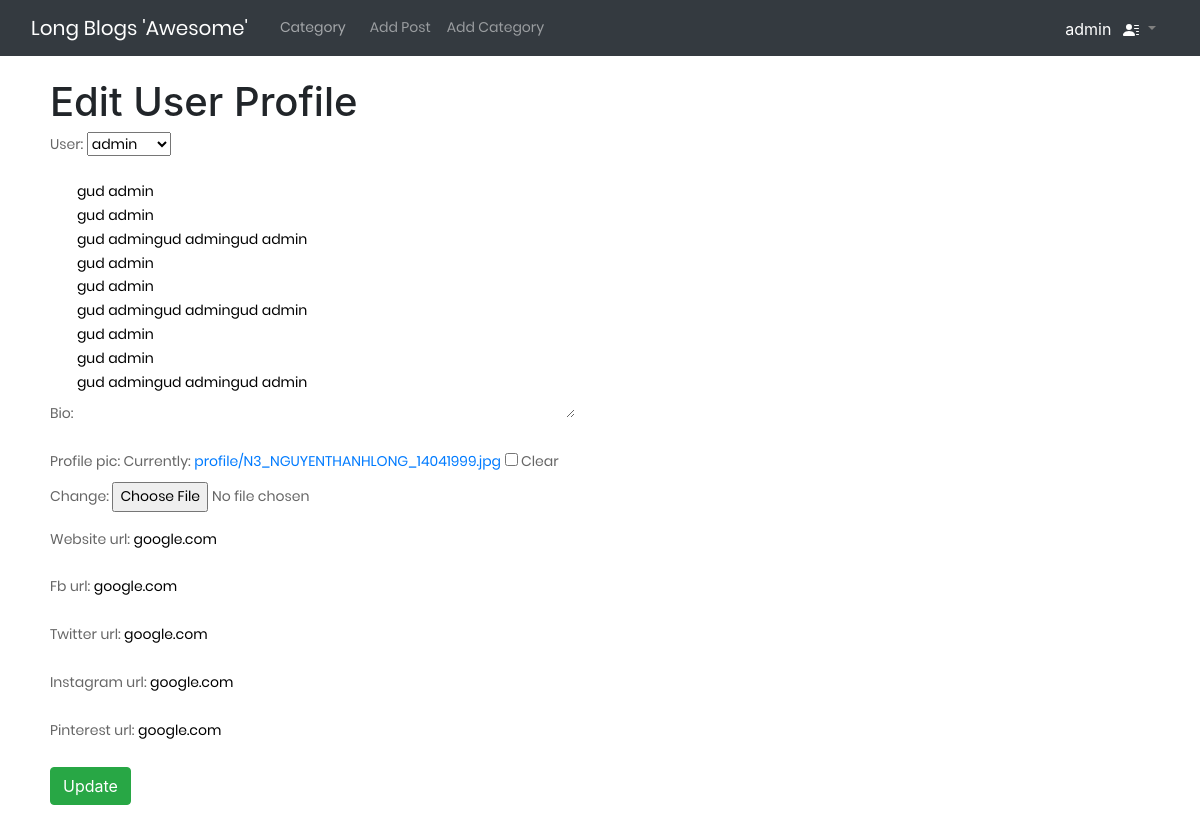
Before: /members/2/edit_profile_page/profile/ (signed in) with the older database file.
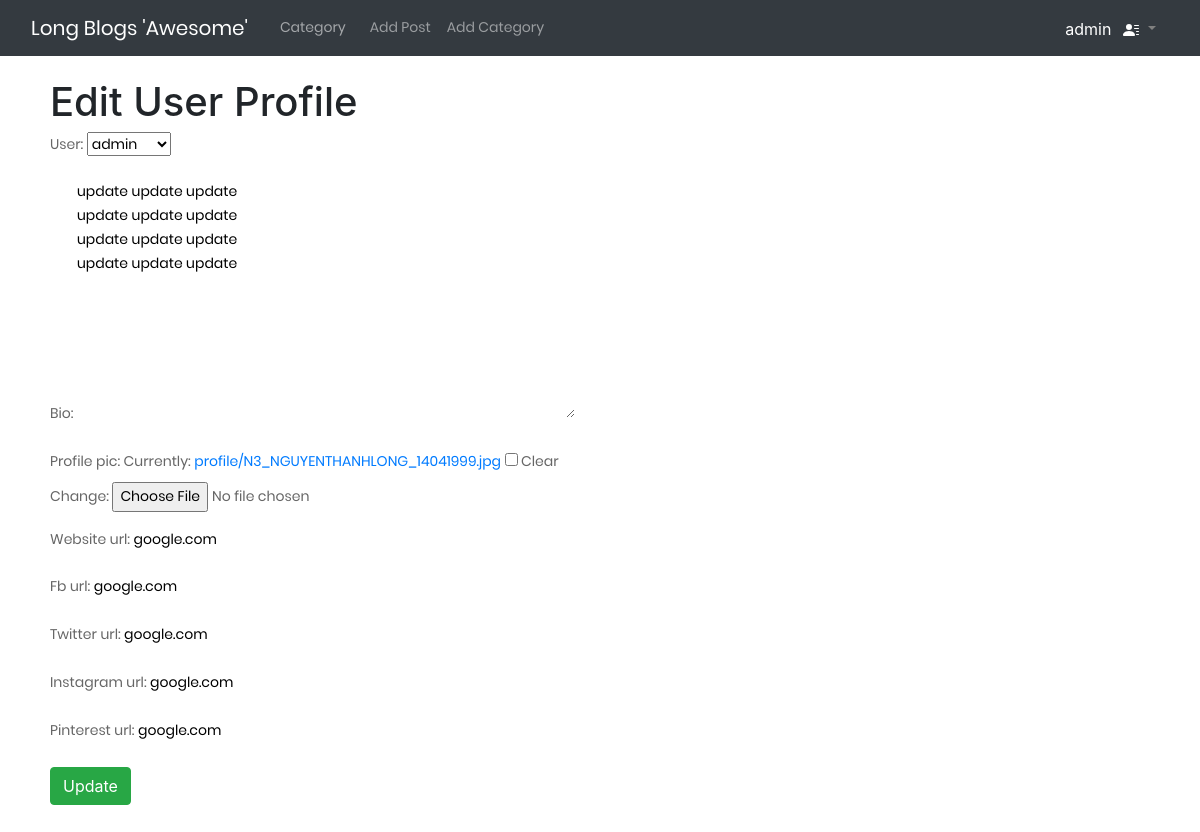
After: the same page with the newer database file.
### theblog/models.py (models this page shows, shortened)
class Profile(models.Model):
    user = OneToOneField(User, on_delete=models.CASCADE)
    bio = models.TextField(default='bio of user')
    profile_pic = models.ImageField(null=True, blank=True, upload_to="profile/")
    website_url = models.CharField(max_length=255, null=True, blank=True)
    fb_url = models.CharField(max_length=255, null=True, blank=True)
    twitter_url = models.CharField(max_length=255, null=True, blank=True)
    instagram_url = models.CharField(max_length=255, null=True, blank=True)
    pinterest_url = models.CharField(max_length=255, null=True, blank=True)

### members/views.py (the view)
# urls.py: path('<int:pk>/edit_profile_page/profile/', views.EditProfilePageView.as_view(), name='edit_profile_page'),
class EditProfilePageView(UpdateView):
    model = Profile
    template_name = 'registration/edit_user_profile.html'
    fields = '__all__'
    success_url = reverse_lazy('home')
    def get_object(self):
        return self.request.user.profile

### members/templates/registration/edit_user_profile.html (shortened to what this page needs)
{% extends 'theblog/base.html' %}
{% load static %}
{% block content %}
    <h1>Edit User Profile</h1>
    {% if profile %}
        <div class="form-group">
            <form action="" method="POST">
                {{ form.as_p}}
                <button class="btn btn-success">Update</button>
            </form>
        </div>
    {% endif %}
    <br><br/>
{% endblock content %}

Changed rows visible on the page:
changed Profile "admin": bio "gud admin gud admin gud admingud admingud admin gud admin gud admin gud admingud admingud admin gud admin gud admin gud admingud admingud admin" → "update update update update update update update update update update update update"
